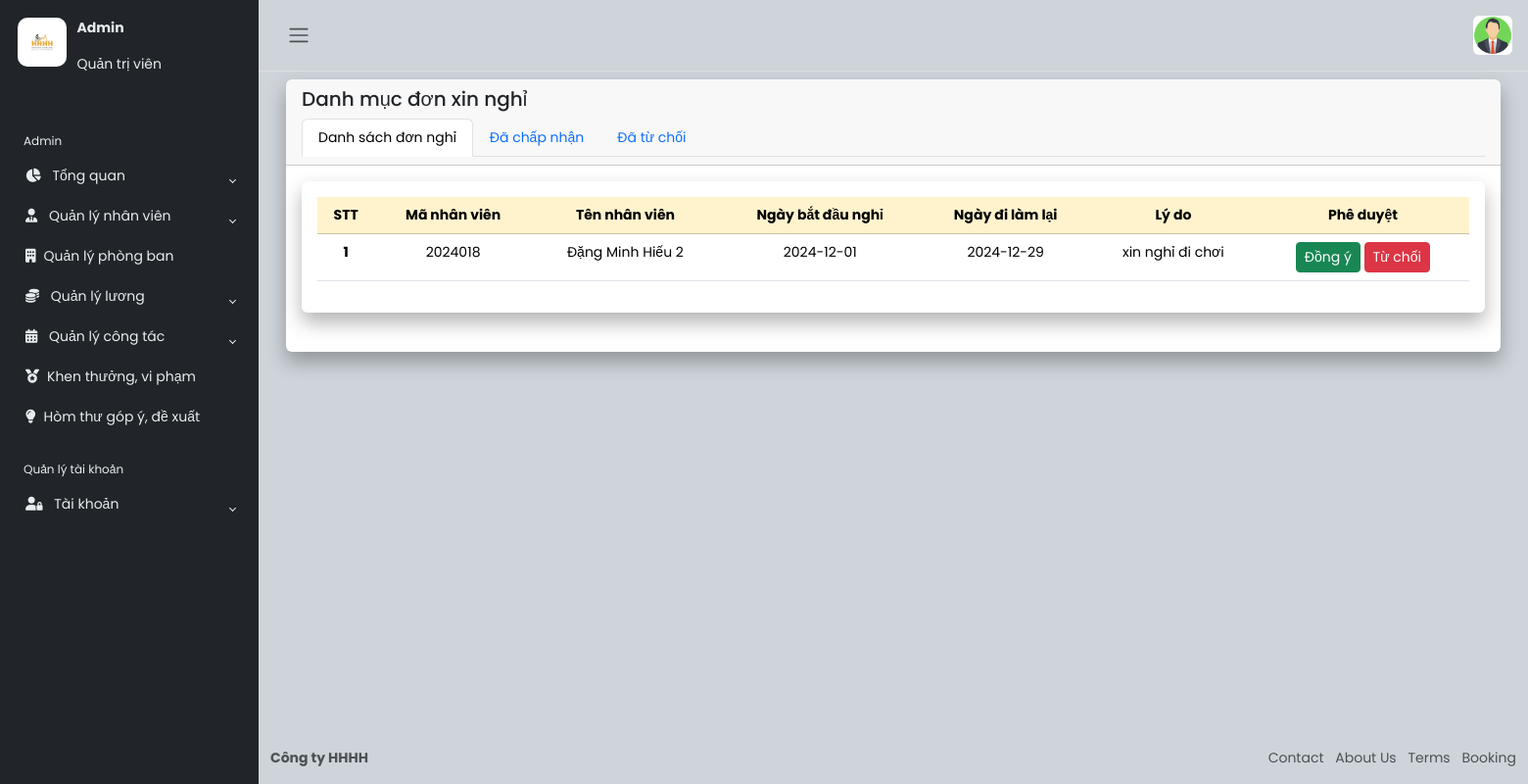
Page /QLCT/dsnghiphep.php (signed in) on the committed database.
### tables this page shows
CREATE TABLE `nghiphep` (
  `MANGHIPHEP` int(11) NOT NULL,
  `MANHANVIEN` int(11) NOT NULL,
  `NGAYBATDAUNGHI` varchar(45) NOT NULL,
  `NGAYDILAMLAI` varchar(45) NOT NULL,
  `LYDO` longtext NOT NULL,
  `PHEDUYET` int(11) NOT NULL DEFAULT 0,
  `TENNV` varchar(100) DEFAULT NULL
);

### QLCT/dsnghiphep.php (the view, shortened to what this page needs)
<?php include('../menu.php'); ?>
<div class="container-fluid">
  <div class="row">
    <div class="col-12 d-flex">
      <div class="card border-0">
        <div class="card-header">
          <h5 class="card-title">Danh mục đơn xin nghỉ</h5>
          <ul class="nav nav-tabs">
            <li class="nav-item">
              <a class="nav-link active" href="#rejected2" data-bs-toggle="tab">Danh sách đơn nghỉ</a>
            </li>
            <li class="nav-item">
              <a class="nav-link " href="#accepted" data-bs-toggle="tab">Đã chấp nhận</a>
            </li>
            <li class="nav-item">
              <a class="nav-link" href="#rejected1" data-bs-toggle="tab">Đã từ chối</a>
            </li>
          </ul>
        </div>
        <div class="card-body">
          <div class="tab-content">
            <div class="tab-pane fade show active" id="rejected2">
              <div class="row">
                <div class="col-12 d-flex">
                  <div class="card border-0">
                    <div class="card-body">
                      <table class="table table-hover text-center">
                        <thead class="table-warning">
                          <tr>
                            <th style="text-align: center;">STT</th>
                            <th style="text-align: center;">Mã nhân viên</th>
                            <th style="text-align: center;">Tên nhân viên</th>
                            <th style="text-align: center;">Ngày bắt đầu nghỉ</th>
                            <th style="text-align: center;">Ngày đi làm lại</th>
                            <th style="text-align: center;">Lý do</th>
                            <th style="text-align: center;">Phê duyệt</th>
                          </tr>
                        </thead>
                        <tbody>
                          <?php
                          require_once '../connect.php';
                          $stmt = $conn->prepare("SELECT * FROM NGHIPHEP WHERE PHEDUYET=0");
                          $stmt->execute();
                          $stt = 0;
                          foreach ($stmt->fetchAll() as $r) {
                            ?>
                            <tr>
                              <th><?php echo $stt += 1; ?></th>
                              <td><?php echo $r['MANHANVIEN']; ?></td>
                              <td><?php echo $r['TENNV']; ?></td>
                              <td><?php echo $r['NGAYBATDAUNGHI']; ?></td>
                              <td><?php echo $r['NGAYDILAMLAI']; ?></td>
                              <td><?php echo $r['LYDO']; ?></td>
                              <td>
                                <a onclick="return confirm('Xác nhận đồng ý đơn nghỉ của nhân viên <?php echo $r['MANHANVIEN']; ?>. <?php echo $r['TENNV']; ?>');"
                                  href="dongydon.php?xid=<?php echo $r['MANGHIPHEP']; ?>" class="btn btn-success btn-sm">
                                  Đồng ý
                                </a>
                                <a href="tuchoidon.php?xid=<?php echo $r['MANGHIPHEP']; ?>" class="btn btn-danger btn-sm">
                                  Từ chối
                                </a>
                              </td>
                            </tr>
                            <?php
                          }
                          ?>
                        </tbody>
                      </table>
                    </div>
                  </div>
                </div>
              </div>
            </div>
          </div>
        </div>
      </div>
    </div>
  </div>
</div>
<?php include('../footer.php'); ?>

### css/style.css (style rules this page uses)
a { cursor: pointer; text-decoration: none; font-family: "Poppins", sans-serif; }
li { list-style: none; }
.card { box-shadow: 0 0 0.875rem 0 rgba(34, 46, 60, 0.05); margin-bottom: 24px; width: 100vw; }

### css/index.css (style rules this page uses)
* { padding: 0; margin: 0; }
a { text-decoration: none; color: #53585e; }
.card { box-shadow: 0px 10px 20px rgba(0, 0, 0, 0.3); }

### rows in the picture
nghiphep: MANHANVIEN "2024018", TENNV "Đặng Minh Hiếu 2", NGAYBATDAUNGHI "2024-12-01", NGAYDILAMLAI "2024-12-29", LYDO "xin nghỉ đi chơi"
